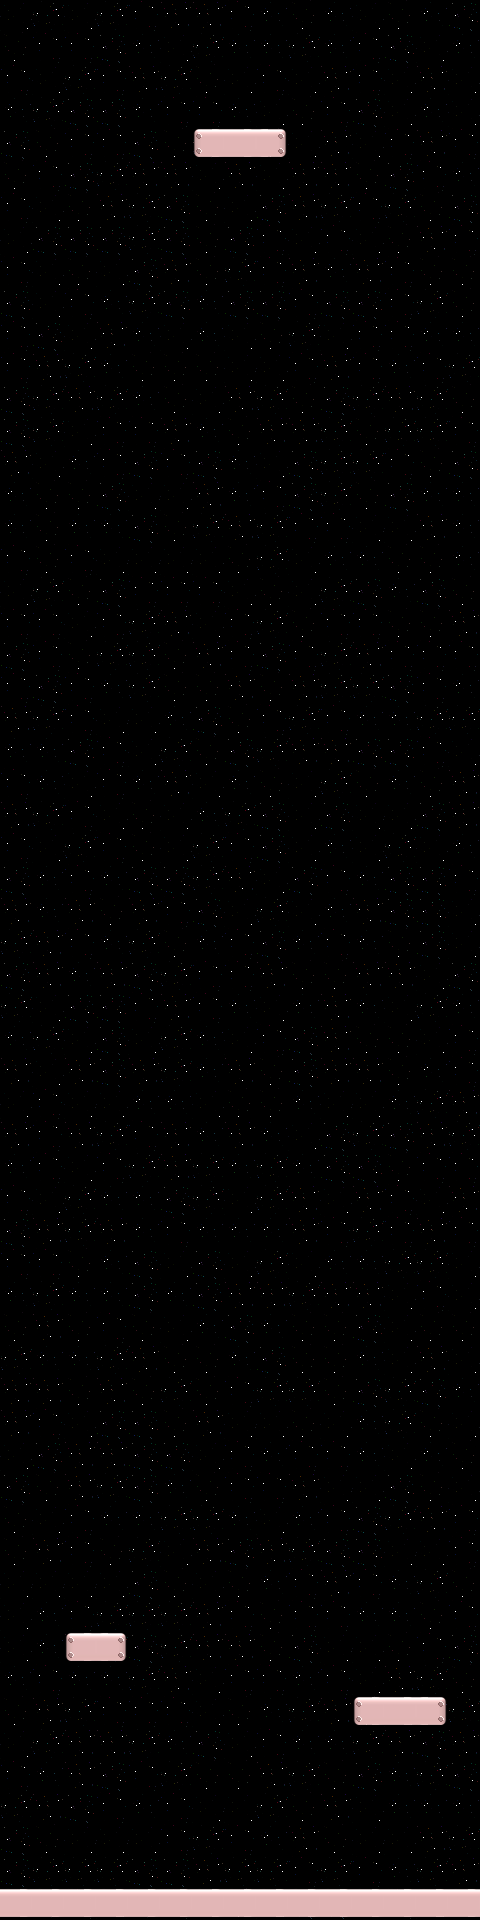

A level layout from a 2D game, rendered from its tile map. Below: a short description, then the map file with tile-grid data replaced by summaries:
An orthogonal 15x60 tile map with 32x32 px tiles, 2 tile layers (background, foreground) and 15 objects.

<map version="1.0" orientation="orthogonal" renderorder="right-up" width="15" height="60" tilewidth="32" tileheight="32" nextobjectid="45">
 <tileset firstgid="1" name="tiledmap_out" tilewidth="32" tileheight="32" spacing="4" margin="2" tilecount="56">
  <image source="tiledmap_out.png" width="288" height="252" />
  <tile id="8">
   <properties>
    <property name="platform" value="" />
   </properties>
  </tile>
  <tile id="9">
   <properties>
    <property name="platform" value="" />
   </properties>
  </tile>
  <tile id="10">
   <properties>
    <property name="platform" value="" />
   </properties>
  </tile>
  <tile id="26">
   <properties>
    <property name="platform" value="" />
   </properties>
  </tile>
  <tile id="27">
   <properties>
    <property name="platform" value="" />
   </properties>
  </tile>
  <tile id="28">
   <properties>
    <property name="platform" value="" />
   </properties>
  </tile>
  <tile id="29">
   <properties>
    <property name="platform" value="" />
   </properties>
  </tile>
 </tileset>
 <layer name="background" width="15" height="60">
  <data>[900 cells, 900 non-empty, 7 distinct tile ids]</data>
 </layer>
 <objectgroup color="#aaffff" draworder="index" name="object">
  <object id="2" x="208" y="65" width="64" height="64">
   <properties>
    <property name="goal" value="" />
   </properties>
  </object>
  <object id="18" x="235" y="701" width="32" height="32">
   <properties>
    <property name="devil" value="" />
   </properties>
  </object>
  <object id="25" x="339" y="1472" width="104" height="32">
   <properties>
    <property name="moving_platform" value="" />
   </properties>
  </object>
  <object id="27" x="111" y="1033" width="103" height="32">
   <properties>
    <property name="moving_platform" value="" />
   </properties>
  </object>
  <object id="28" x="217" y="934" width="23" height="32">
   <properties>
    <property name="moving_platform" value="" />
   </properties>
  </object>
  <object id="29" x="97" y="474" width="64" height="32">
   <properties>
    <property name="moving_platform" value="" />
   </properties>
  </object>
  <object id="31" x="264" y="330" width="137" height="32">
   <properties>
    <property name="moving_platform" value="" />
   </properties>
  </object>
  <object id="32" x="59" y="238" width="39" height="32">
   <properties>
    <property name="moving_platform" value="" />
   </properties>
  </object>
  <object id="34" x="235" y="1124" width="32" height="32">
   <properties>
    <property name="devil" value="" />
   </properties>
  </object>
  <object id="37" x="319" y="402" width="32" height="32">
   <properties>
    <property name="devil" value="" />
   </properties>
  </object>
  <object id="40" x="58" y="1371" width="163" height="32">
   <properties>
    <property name="moving_platform" value="" />
   </properties>
  </object>
  <object id="41" x="118" y="1174" width="76" height="32">
   <properties>
    <property name="moving_platform" value="" />
   </properties>
  </object>
  <object id="42" x="401" y="1273" width="38" height="32">
   <properties>
    <property name="moving_platform" value="" />
   </properties>
  </object>
  <object id="43" x="59.5" y="803" width="103" height="32">
   <properties>
    <property name="moving_platform" value="" />
   </properties>
  </object>
  <object id="44" x="207" y="609" width="195.5" height="32">
   <properties>
    <property name="moving_platform" value="" />
   </properties>
  </object>
 </objectgroup>
 <layer name="foreground" width="15" height="60">
  <data>[900 cells, 131 non-empty, 4 distinct tile ids]</data>
 </layer>
</map>
